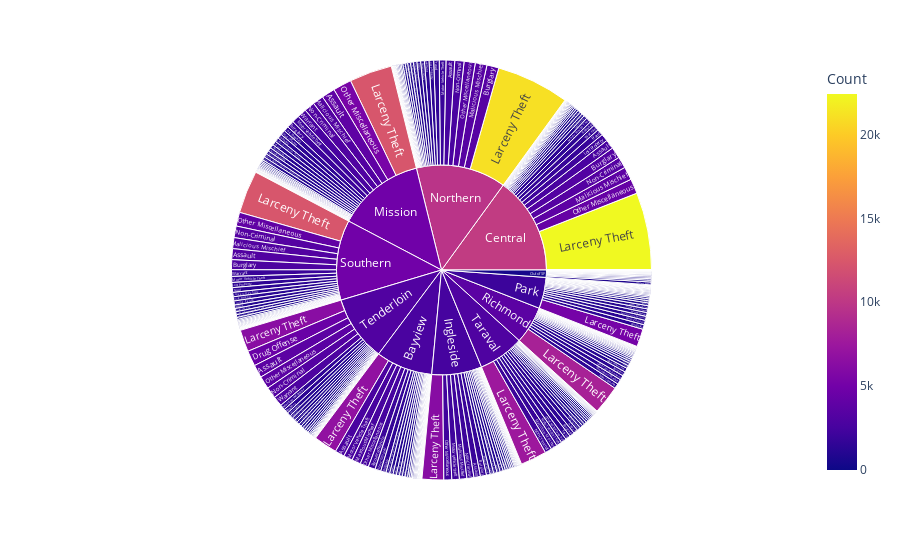

Write notebook code for a chart like this one.
### Code cell
import plotly.express as px
discat = data.groupby(['District', 'Category'])['Description'].count().reset_index()
fig = px.sunburst(
    discat.rename(columns={'Description': 'Count'}), 
    path = ['District','Category'], 
    values = 'Count', 
    color = 'Count'
)
fig.show()

### Figure 1 — Plotly figure (JSON) as saved in the notebook; plotly's stock layout.template omitted (floating-point values rounded to 4 significant figures; data arrays with more than 128 entries replaced by an {"elided": "..."} marker saying what was removed)
{"data": [{"branchvalues": "total", "customdata": {"elided": "518x1 float values"}, "domain": {"x": [0, 1], "y": [0, 1]}, "hovertemplate": "labels=%{label}<br>Count_sum=%{value}<br>parent=%{parent}<br>id=%{id}<br>Count=%{color}<extra></extra>", "ids": {"elided": "518 str values"}, "labels": {"elided": "518 str values"}, "marker": {"coloraxis": "coloraxis", "colors": {"elided": "518 float values"}}, "name": "", "parents": {"elided": "518 str values"}, "type": "sunburst", "values": {"elided": "518 int values"}}], "layout": {"coloraxis": {"colorbar": {"title": {"text": "Count"}}, "colorscale": [[0, "#0d0887"], [0.1111, "#46039f"], [0.2222, "#7201a8"], [0.3333, "#9c179e"], [0.4444, "#bd3786"], [0.5556, "#d8576b"], [0.6667, "#ed7953"], [0.7778, "#fb9f3a"], [0.8889, "#fdca26"], [1, "#f0f921"]]}, "legend": {"tracegroupgap": 0}, "margin": {"t": 60}}}
